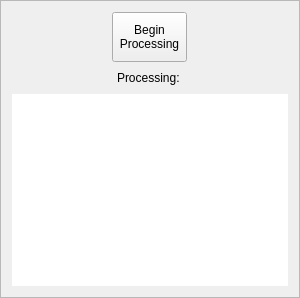
              <widget class="QFrame" name="main_controls_frame">
               <property name="minimumSize">
                <size>
                 <width>300</width>
                 <height>250</height>
                </size>
               </property>
               <property name="layoutDirection">
                <enum>Qt::LeftToRight</enum>
               </property>
               <property name="styleSheet">
                <string notr="true"/>
               </property>
               <property name="frameShape">
                <enum>QFrame::StyledPanel</enum>
               </property>
               <property name="frameShadow">
                <enum>QFrame::Raised</enum>
               </property>
               <layout class="QGridLayout" name="gridLayout_4">
                <item row="4" column="0">
                 <widget class="QLabel" name="status_lbl">
                  <property name="sizePolicy">
                   <sizepolicy hsizetype="Preferred" vsizetype="Preferred">
                    <horstretch>0</horstretch>
                    <verstretch>0</verstretch>
                   </sizepolicy>
                  </property>
                  <property name="minimumSize">
                   <size>
                    <width>50</width>
                    <height>20</height>
                   </size>
                  </property>
                  <property name="styleSheet">
                   <string notr="true">border:none</string>
                  </property>
                  <property name="text">
                   <string>Processing: </string>
                  </property>
                  <property name="alignment">
                   <set>Qt::AlignCenter</set>
                  </property>
                  <property name="wordWrap">
                   <bool>true</bool>
                  </property>
                 </widget>
                </item>
                <item row="6" column="0">
                 <widget class="QGraphicsView" name="loading_svg">
                  <property name="minimumSize">
                   <size>
                    <width>80</width>
                    <height>80</height>
                   </size>
                  </property>
                  <property name="styleSheet">
                   <string notr="true">border:none</string>
                  </property>
                  <property name="frameShape">
                   <enum>QFrame::NoFrame</enum>
                  </property>
                  <property name="frameShadow">
                   <enum>QFrame::Plain</enum>
                  </property>
                 </widget>
                </item>
                <item row="3" column="0" alignment="Qt::AlignHCenter">
                 <widget class="QPushButton" name="run_nlp_btn">
                  <property name="sizePolicy">
                   <sizepolicy hsizetype="Minimum" vsizetype="Fixed">
                    <horstretch>0</horstretch>
                    <verstretch>0</verstretch>
                   </sizepolicy>
                  </property>
                  <property name="minimumSize">
                   <size>
                    <width>75</width>
                    <height>50</height>
                   </size>
                  </property>
                  <property name="maximumSize">
                   <size>
                    <width>7</width>
                    <height>16777215</height>
                   </size>
                  </property>
                  <property name="text">
                   <string>Begin 
Processing</string>
                  </property>
                 </widget>
                </item>
               </layout>
              </widget>
